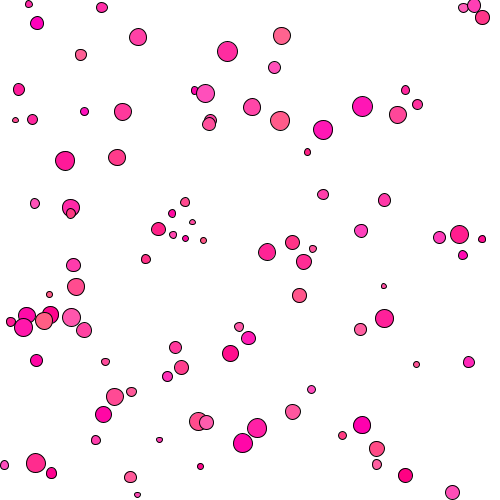
Frame 1 (no input)
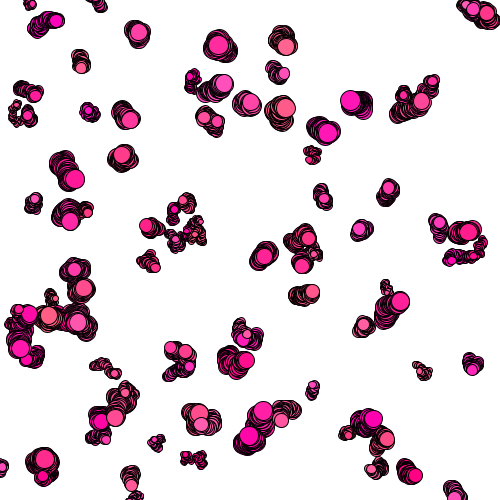
Frame 60 (the mouse pressed at the canvas centre just before this capture)
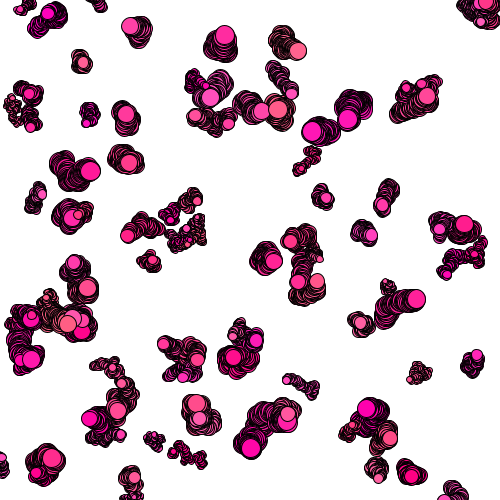
Frame 120 (the mouse held since frame 60 and released just before this capture)

The Processing sketch that drew these frames (run headless with seeded random() and noise(); from frame 60 on, the mouse is pressed at the canvas centre):

// Processing sketch: processing_168464
// ── processing_168464.pde

//press mouse to get a image
//leave a trail

Cell[] myCells = new Cell[99]; //declare and create

void setup(){
 size(500, 500);
 background(255);
for(int i = 0; i<myCells.length; i++){   //assign
myCells[i] = new Cell();
}
}

void draw(){
  for(int i = 0; i<myCells.length; i++){
 myCells[i].display();
 myCells[i].update();
   }
}

 void mousePressed(){
   
 save("cell.tif");
 }
//creating a class

class Cell{
  
  float xlocation;    //declare variables
  float ylocation;
  float dia;
  boolean isseed;     //why?????
  float cellred, cellgreen, cellblue;
  float lineweight; 

  

  Cell(){           //constructing the class
  xlocation = random(0, 500);   // assign values = define
  ylocation = random(0,500);
  dia = random(5, 20);  // random diameters between 5-20
  isseed = false;
  cellred = random(255, 100);   //set random values to get different colors
  cellgreen = random(0, 100) ;
  cellblue = random(130, 190);
  lineweight = 0.1;
  }
  
  void display(){
    stroke(lineweight);   //creating functions
    fill(cellred, cellgreen, cellblue);
    ellipse(xlocation, ylocation, dia, dia);
}

  void update(){
    xlocation = xlocation+random(-2, 2);//changing random's values the direction and speed can be changed
    ylocation = ylocation+random(-2, 2);
    }

}
